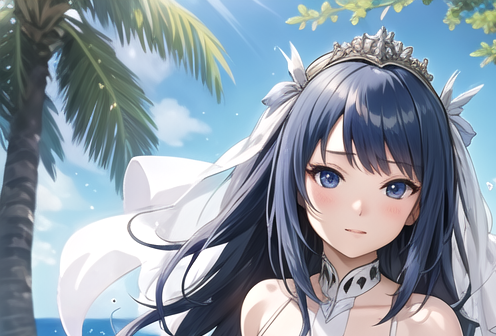
#> input picture resizepng/input.png, 496 x 336 px
$ python compare.py
#> lines starting #> are read from the running program, lines starting #| are printed output that depends on the picture
import cv2
import numpy as np


image=cv2.imread('input.png');
#> image is the input picture: shape (336, 496, 3); mean B, G, R 166.5, 154.5, 141.9

T2=image.shape; #
#> T2 = (336, 496, 3)
imy2=T2[0] # higt
#> imy2 = 336
imx2=T2[1] # wide
#> imx2 = 496

path='parameter.txt';#
f=open(path,'r');#
#> (reads resizepng/parameter.txt from the repository)
ls=f.read();#
sn=ls.split('\n');#
newx=int(sn[0]);#
newy=int(sn[1]);#
f.close( ) ;#


img1 = cv2.resize(image, (newx, newy), interpolation=cv2.INTER_NEAREST);
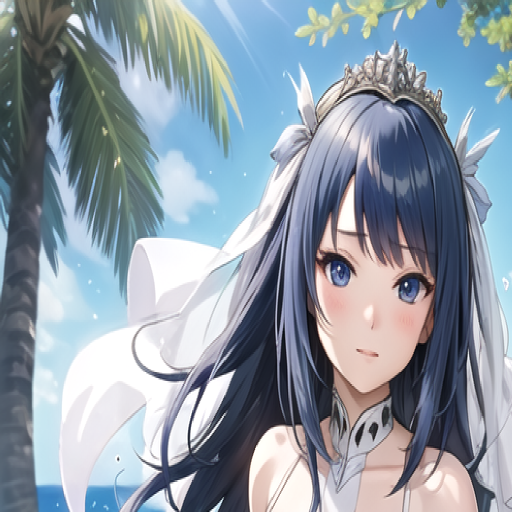
#> img1: shape (1024, 1024, 3) (shown at 1/2 size); mean B, G, R 166.5, 154.5, 141.9
img2 = cv2.resize(image, (newx, newy), interpolation=cv2.INTER_LINEAR);
img3 = cv2.resize(image, (newx, newy), interpolation=cv2.INTER_AREA);
img4 = cv2.resize(image, (newx, newy), interpolation=cv2.INTER_CUBIC);
img5 = cv2.resize(image, (newx, newy), interpolation=cv2.INTER_LANCZOS4);

cv2.imwrite('INTER_NEAREST.png',img1);
cv2.imwrite('INTER_LINEAR.png',img2);
cv2.imwrite('INTER_AREA.png',img3);
cv2.imwrite('INTER_CUBIC.png',img4);
cv2.imwrite('INTER_LANCZOS4.png',img5);
